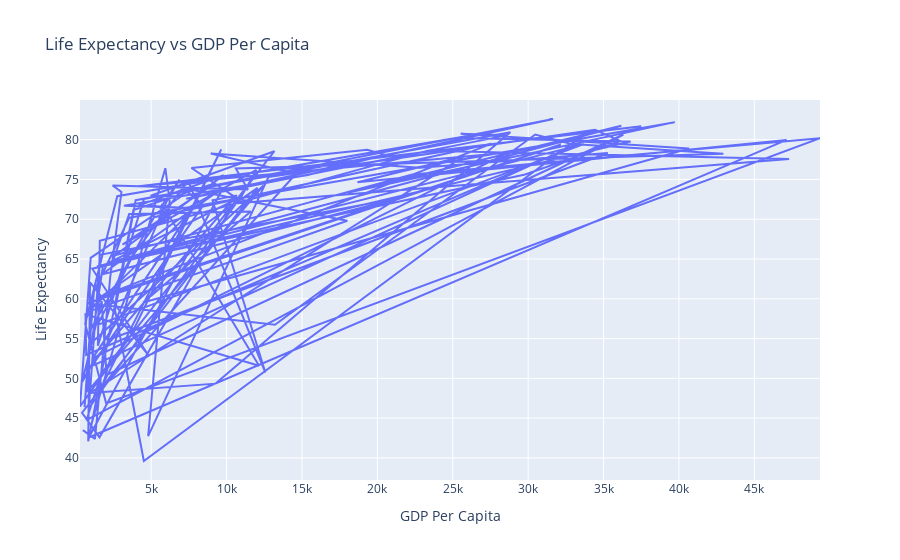

Notebook code for this chart:
### Code cell
# with plotly grammar
# making indivisual traces with graph objects
trace1=go.Scatter(y=gapminder_subset["lifeExp"],x=gapminder_subset["gdpPercap"])
# input all traces in a list
data=[trace1]
# define graph name and label the x and y axes
layout=go.Layout(title='Life Expectancy vs GDP Per Capita', yaxis=dict(title='Life Expectancy'),xaxis=dict(title='GDP Per Capita'),hovermode='closest')
# define figure
figure=go.Figure(data=data,layout=layout)
# plot figure
iplot(figure)

### Figure 1 — Plotly figure (JSON) as saved in the notebook; plotly's stock layout.template omitted (floating-point values rounded to 4 significant figures; data arrays with more than 128 entries replaced by an {"elided": "..."} marker saying what was removed)
{"data": [{"type": "scatter", "x": {"elided": "142 float values"}, "y": {"elided": "142 float values"}}], "layout": {"hovermode": "closest", "title": {"text": "Life Expectancy vs GDP Per Capita"}, "xaxis": {"title": {"text": "GDP Per Capita"}}, "yaxis": {"title": {"text": "Life Expectancy"}}}}
